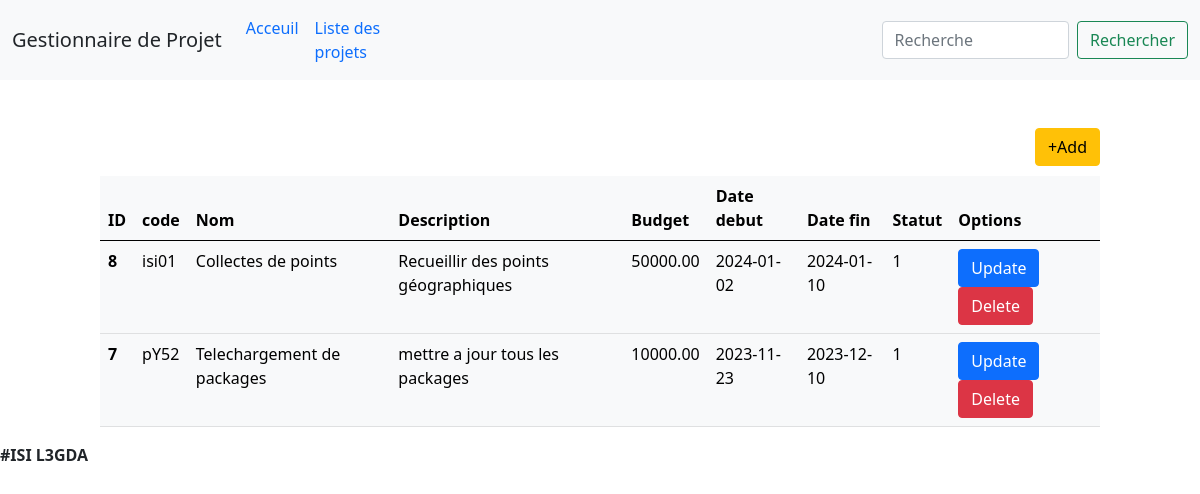
The page / on the database its author committed.
### tables this page shows
CREATE TABLE `projet` (
  `id` int(11) NOT NULL,
  `code` varchar(50) NOT NULL,
  `nom` varchar(255) NOT NULL,
  `description` text NOT NULL,
  `budget` decimal(10,2) NOT NULL,
  `date_debut` date NOT NULL,
  `date_fin` date NOT NULL,
  `statut` tinyint(1) NOT NULL
);

### listeProjet.php (the view)
 <?php
    $sql = "select * from projet order by id DESC";
    $projets=mysqli_query($connexion, $sql);
 ?>
 <br>
  <br>
  <div class="col-md-10 offset-1">
    <a type="button" class="btn btn-warning float-end" href="?page=addProjet" >+Add</a>
    <br><br>
  <table class="table table-light">
  <thead>
    <tr>
      <th scope="col">ID</th>
      <th scope="col">code</th>
      <th scope="col">Nom</th>
      <th scope="col">Description</th>
      <th scope="col">Budget</th>
      <th scope="col">Date debut</th>
      <th scope="col">Date fin</th>
      <th scope="col">Statut</th>
      <th scope="col">Options</th>
    </tr>
  </thead>
  <tbody>
    <?php while ( $ligne = mysqli_fetch_row($projets)) {?>
            <tr>
            <th scope="row"><?php echo $ligne[0] ?></th>
            <td><?php echo $ligne[1] ?></td>
            <td><?php echo $ligne[2] ?></td>
            <td><?php echo $ligne[3] ?></td>
            <td><?php echo $ligne[4] ?></td>
            <td><?php echo $ligne[5] ?></td>
            <td><?php echo $ligne[6] ?></td>
            <td><?php echo $ligne[7] ?></td>
            <td>
                <a class="btn btn-primary" href="?page=updateProjet&&id=<?php echo $ligne[0] ?>">Update</a>
                <a class="btn btn-danger" href="?page=deleteProjet&&id=<?php echo $ligne[0] ?>">Delete</a>
            </td>
            </tr>
    <?php }?>
  </tbody>
</table>
  </div>

### myNavbar.php (shortened to what this page needs)
<!DOCTYPE html>
<html lang="en">
<head>
    <link rel="stylesheet" href="bootstrap.min.css">
</head>
<body>
<nav class="navbar navbar-expand-lg bg-light ">
  <div class="container-fluid ">
    <span class="navbar-brand mb-0 h1">Gestionnaire de Projet</span>
    <div class="collapse navbar-collapse" id="navbarNav">
      <ul class="navbar-nav">
        <li class="nav-item">
          <a class="nav-link active" aria-current="page" href="#">Acceuil</a>
        </li>
        <li class="nav-item">
          <a class="nav-link" href="index.php">Liste des projets</a>
        </li>
      </ul>
      <form class="d-flex offset-6" role="search">
      <input class="form-control me-2" type="search" placeholder="Recherche" aria-label="Search">
      <button class="btn btn-outline-success" type="submit">Rechercher</button>
    </form>
    </div>
  </div>
</nav>

### index.php
<?php
  require_once("bd.php");
  require_once("myNavbar.php");
      if(isset($_GET ["page"])){
        if($_GET ["page"] == "addProjet"){
          require_once("ajoutProjet.php");
        }
        if($_GET["page"] == "updateProjet"){
          $id=$_GET["id"];
          $sql = "SELECT * from projet where id =$id";
          $result=mysqli_query($connexion,$sql);
          $projet=mysqli_fetch_row($result);
          require_once("updateProjet.php");
        }
        if($_GET["page"] == "deleteProjet"){
          $id=$_GET["id"];
          $sql = "DELETE FROM projet where id =$id";
          mysqli_query($connexion,$sql);
          header('location:index.php');
        }
      }else{
        require_once("listeProjet.php");
      }
  require_once("footer.php");
?>

### footer.php
</body>
  <footer><b>#ISI L3GDA</b></footer>
</html>

### rows shown on the page
projet: id "8", code "isi01", nom "Collectes de points", description "Recueillir des points géographiques", budget "50000.00", date_debut "2024-01-02", date_fin "2024-01-10", statut "1"
projet: id "7", code "pY52", nom "Telechargement de packages", description "mettre a jour tous les packages", budget "10000.00", date_debut "2023-11-23", date_fin "2023-12-10", statut "1"
